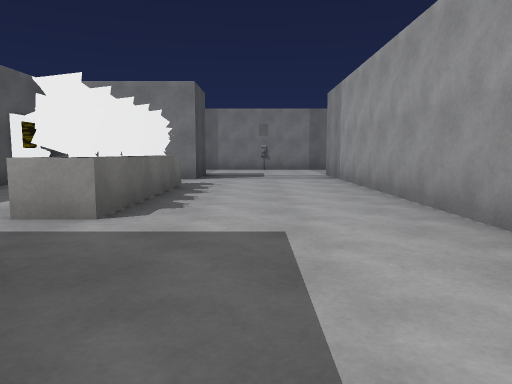
View 1 (above)

20 first-person views from a walk through a scene from a Unity 3-D project. The camera is 1.2 m above the floor, tilts 6° down and sees 70° across. The floor is counted in squares, 2.25 m on a side. Each view is taken from the middle of a square. On the plan, view 1 faces up. The plan holds only what a view shows up to about 10 squares ahead; the rest is blank. The place goes on beyond the plan. The player is left out. Some animated figures are left out. Some surface patterns are stand-ins.

View 2
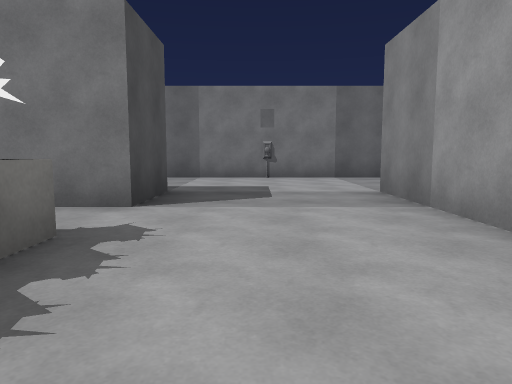

View 3
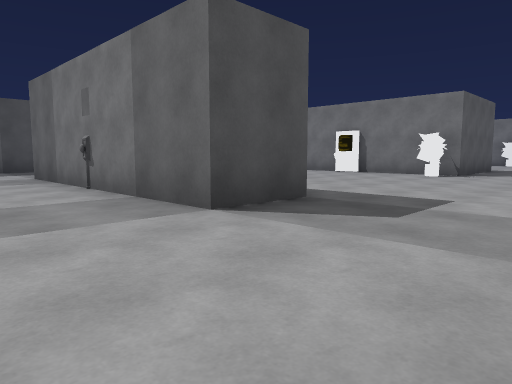

View 4
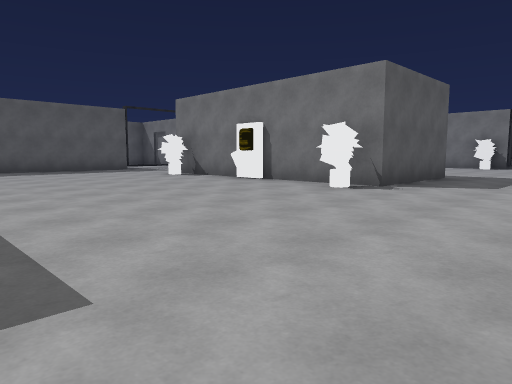

View 5
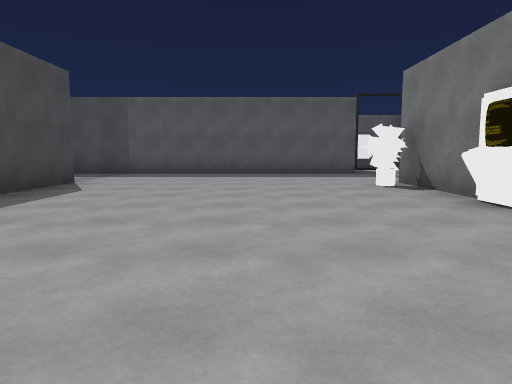

View 6
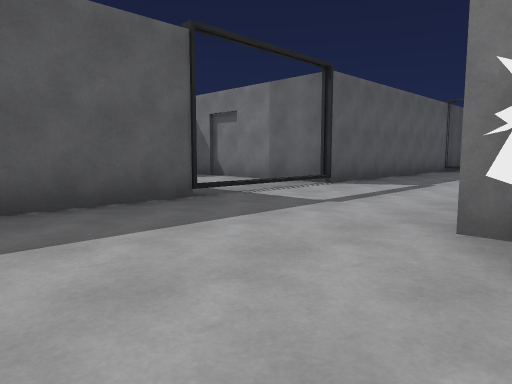

View 7
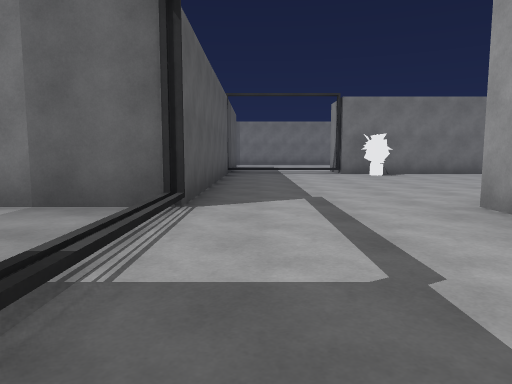

View 8
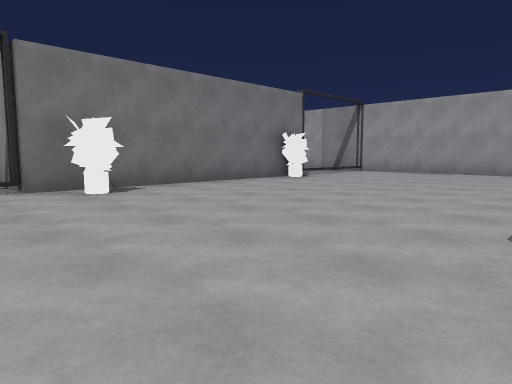

View 9
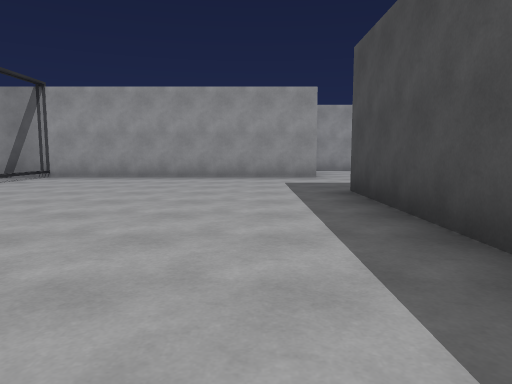

View 10
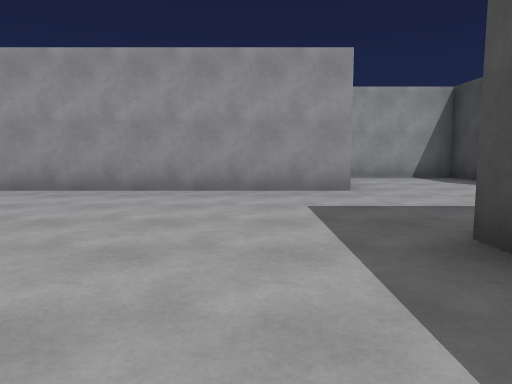

View 11
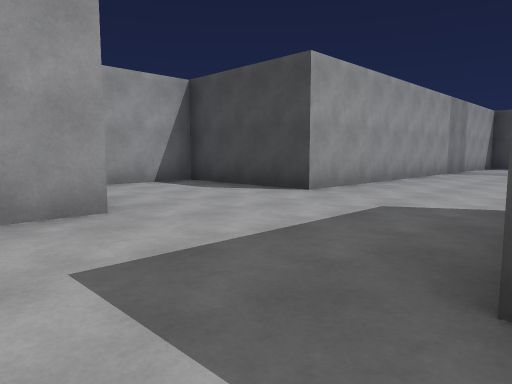

View 12
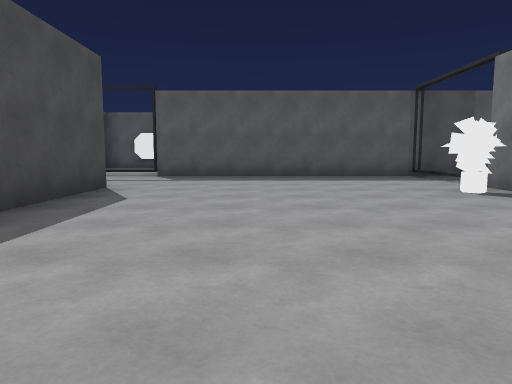

View 13
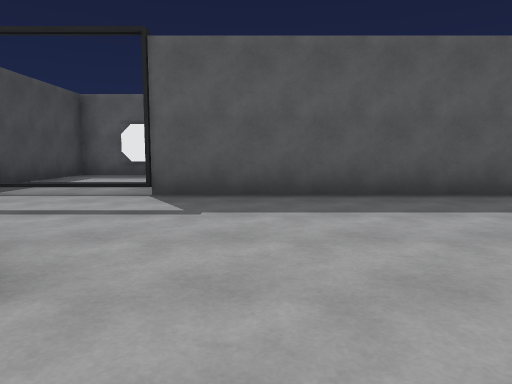

View 14
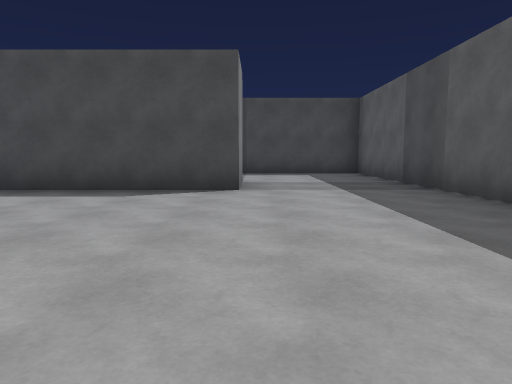

View 15
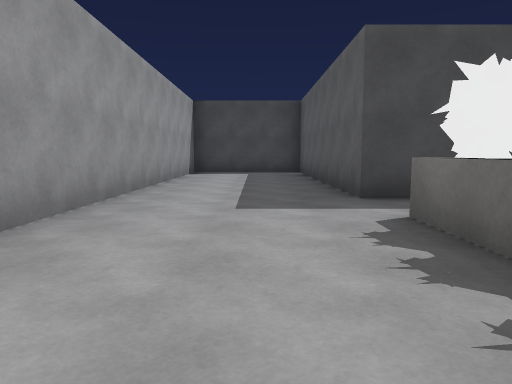

View 16
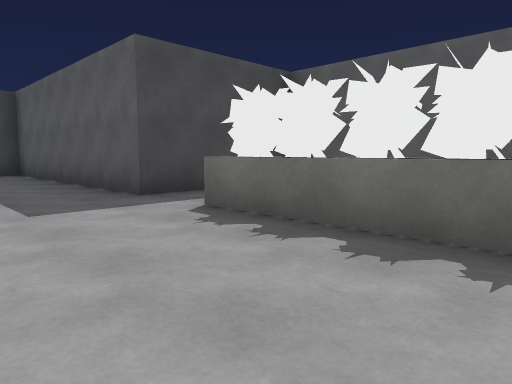

View 17
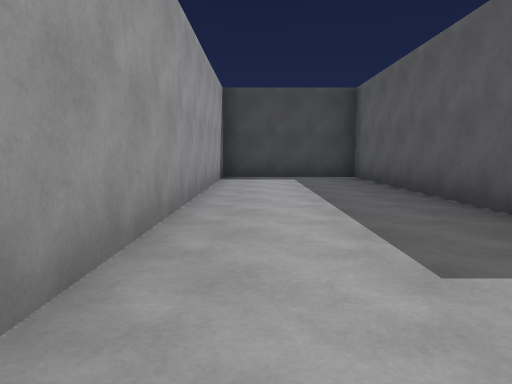

View 18
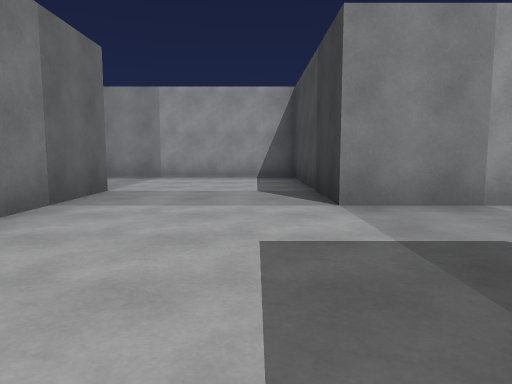

View 19
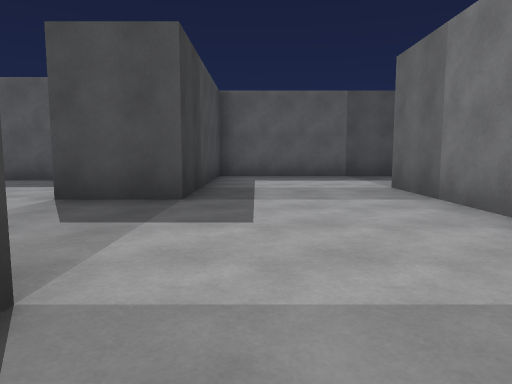

View 20
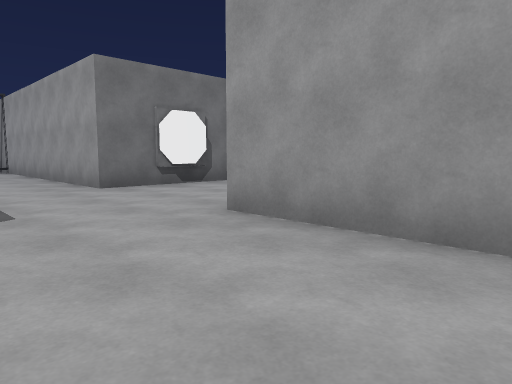

### Floor plan
Points are (right, up) in squares from view 1. A wall is a line through its corners. A room is listed if a view was taken in it or the views show most of it. See-through windows are left out.
Room 1 (views 1, 2, 3, 4, 5, 6, 7, 8, 9, 10, 11, 12, 13, 14, 15, 16, 17, 18, 19, 20)
walls: (0.5, 19.3) (-0.1, 19.3); (0.6, 19.5) (-0.1, 19.5); (-0.2, 19.6) (-2.8, 19.6); (3.3, 13.8) (3.3, 12.1) (-2.7, 12.1) (-2.7, 13.6) (0.8, 13.6); (-2.7, 22.1) (-2.7, 22.6) (3.3, 22.6) (3.3, 19.6) (0.4, 19.6); (-5.7, 19.8) (-5.7, 9.1) (-1.3, 9.1) (-1.3, 7.6) (-4.2, 7.6); (6.3, 25.4) (6.3, 29.8); (8.9, 22.6) (8.4, 22.6); (-3.9, 7) (-3.9, 6.5); (-4.3, 6.9) (-4.3, 2.1); (-10.2, 21.4) (-10.2, 19.6) (-7.1, 19.6); (3.4, 28.6) (-2.7, 28.6) (-2.7, 30.1); (-5.7, 30) (-5.7, 22.6) (-9.9, 22.6); (-4.1, 1.6) (-1.3, 1.6) (-1.3, -4.4) (1.7, -4.4) (1.7, 9.1) (6.3, 9.1) (6.3, 19.6) (9.2, 19.6) (9.2, 21.9)
objects: plant (-2, 3); plant (-2, 4); plant (-2, 5); plant (-2, 6); plant (-2, 19); plant (-2, 28); plant (3, 19); plant (3, 28); other object (7, 23) to (8, 24)

Where each view was taken, in squares from view 1:
view 1: 0 up, 0 right, facing up
view 2: 4 up, 0 right, facing up
view 3: 10 up, 6 right, facing up-left
view 4: 14 up, 6 right, facing up-left
view 5: 17 up, 4 right, facing left
view 6: 17 up, 2 left, facing up-left
view 7: 19 up, 5 left, facing up
view 8: 23 up, 4 left, facing up-right
view 9: 24 up, 2 left, facing right
view 10: 24 up, 1 right, facing right
view 11: 24 up, 3 right, facing down-right
view 12: 25 up, 3 right, facing left
view 13: 24 up, 1 left, facing left
view 14: 19 up, 3 left, facing down
view 15: 6 up, 0 right, facing down
view 16: 6 up, 1 right, facing down-left
view 17: 4 up, 1 right, facing down
view 18: 10 up, 2 left, facing right
view 19: 10 up, 3 right, facing left
view 20: 17 up, 4 right, facing up-right
